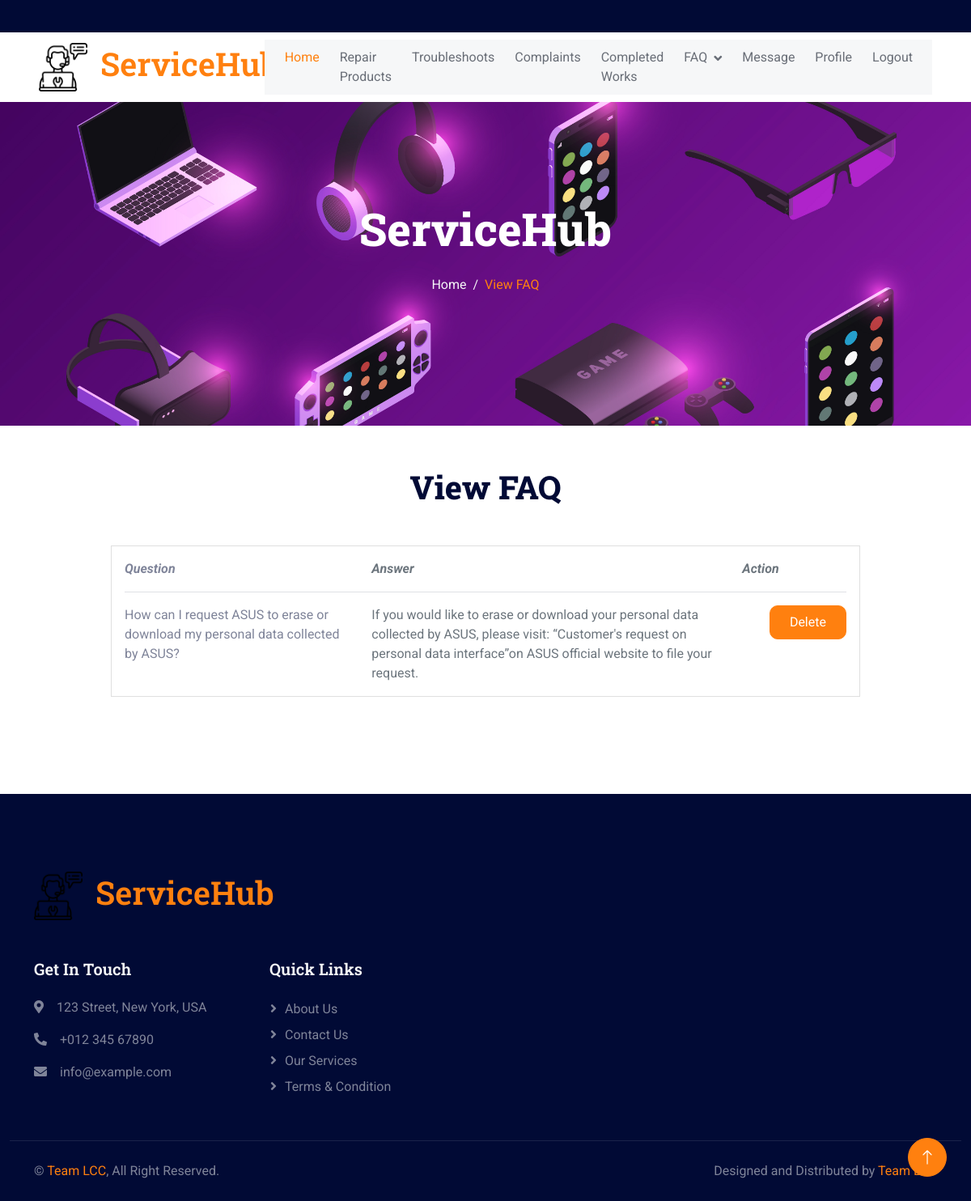
The app's page /hub-viewfaq/ (signed in) with its own data.
### servicehub_app/models.py (models this page shows)
class Faq(models.Model):
    hub=models.ForeignKey(ServicehubReg,on_delete=models.CASCADE)
    question=models.CharField(max_length=30)
    answer=models.CharField(max_length=30)

### servicehub_app/views.py (the view)
# urls.py: path('hub-viewfaq/',views.hub_viewfaq),
def hub_viewfaq(request):
    hub=request.session['hid']
    faqs=Faq.objects.filter(hub_id=hub)
    return render(request,'hub/hub_viewfaq.html',{"faqs":faqs})

### templates/hub/hub_viewfaq.html (shortened to what this page needs)
{% extends 'hub/hub_dashboard.html' %}
{% block hub %}
<div class="container-fluid page-header py-5 mb-1 wow fadeIn" data-wow-delay="0.1s" style="height: 400px!important;">
    <div class="container text-center py-5">
        <h1 class="display-4 text-white animated slideInDown mb-4" >ServiceHub</h1>
        <nav aria-label="breadcrumb animated slideInDown">
            <ol class="breadcrumb justify-content-center mb-0">
                <li class="breadcrumb-item"><a href="/hub-dashboard" >Home</a></li>
                <li class="breadcrumb-item active" aria-current="page" >View FAQ</li>
            </ol>
        </nav>
    </div>
</div>
<section >
    <div class="container py-5">
        <div class="text-center mx-auto" style="max-width: 500px;">
            <h1 class="display-6 mb-5">View FAQ</h1>
        </div>
      <div class="row">
        <div class="col-lg-10 mx-auto">
          <div class="card mb-4">
            <div class="card-body">
                <div class="row">
                    <div class="col-sm-4">
                      <p class="mb-0"><b><i>Question</i></b></p>
                    </div>
                    <div class="col-sm-6">
                      <p class="text-muted mb-0"><b><i>Answer</i></b></p>
                    </div>
                    <div class="col-sm-2">
                        <p class="text-muted mb-0"><b><i>Action</i></b></p>
                      </div>
                  </div>
                {% for faq in faqs %}
                <hr>
              <div class="row">
                <div class="col-sm-4">
                  <p class="mb-0">{{faq.question}}</p>
                </div>
                <div class="col-sm-6">
                  <p class="text-muted mb-0">{{faq.answer}}</p>
                </div>
                <div class="col-sm-2">
                    <p class="text-muted mb-0"><a href="/hub-deletefaq?fid={{faq.id}}" class="btn btn-primary py-2 px-4" style="border-radius: 10px; float: right;">Delete</a></p>
                  </div>
              </div>
              {% endfor %}
            </div>
          </div>
        </div>
      </div>
    </div>
  </section>
{% endblock hub %}

### static/css/style.css (style rules this page uses)
:root { --primary: #FF800F; --secondary: #001064; --light: #F6F7F8; --dark: #010A35; }
.btn { transition: .5s; }
.btn.btn-primary, .btn.btn-outline-primary:hover, .btn.btn-secondary, .btn.btn-outline-secondary:hover { color: #FFFFFF; }
.page-header { background: linear-gradient(rgba(1, 10, 53, 0), rgba(1, 10, 53, 0)), url(../img/c-1.jpg) center center no-repeat; background-size: cover; background-position: center center; padding-top: 6.25% !important; }
.page-header .breadcrumb-item a, .page-header .breadcrumb-item+.breadcrumb-item::before { color: var(--light); }
.page-header .breadcrumb-item a:hover, .page-header .breadcrumb-item.active { color: var(--primary); }

### records on screen
Faq: question "How can I request ASUS to erase or download my personal data collected by ASUS?", answer "If you would like to erase or download your personal data collected by ASUS, please visit: “Customer's request on personal data interface”on ASUS official website to file your request."
